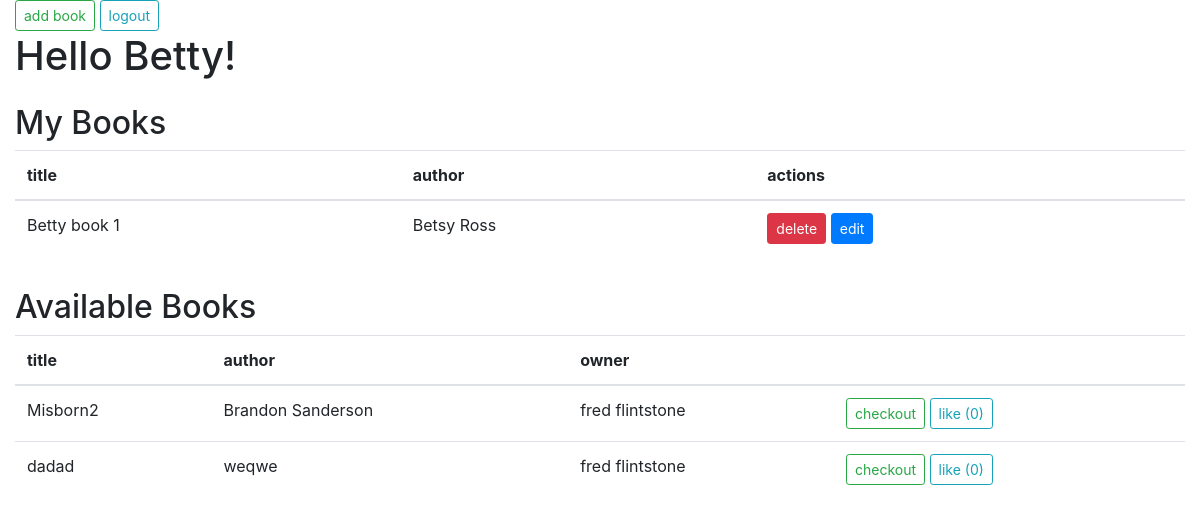
The app's page /exchange/ (signed in), older data.
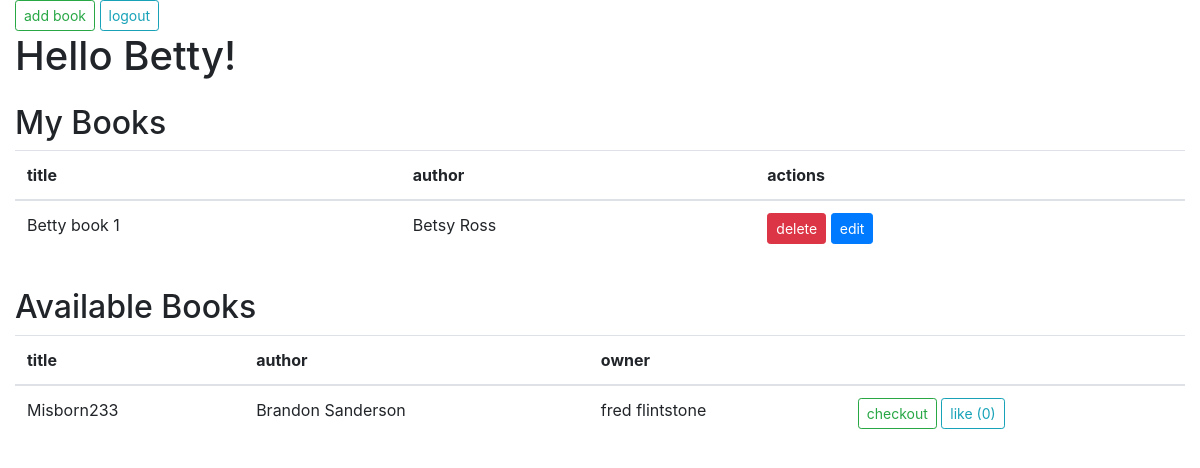
The same page, newer data.
### book_manager/models.py (models this page shows, shortened)
class User(models.Model):
    created_at = models.DateTimeField(auto_now_add=True)
    updated_at = models.DateTimeField(auto_now=True)
    first_name = models.CharField(max_length=45)
    last_name = models.CharField(max_length=45)
    email = models.EmailField(unique=True)
    password = models.CharField(max_length=255)
    objects = UserManager()

class Book(models.Model):
    created_at = models.DateTimeField(auto_now_add=True)
    updated_at = models.DateTimeField(auto_now=True)
    title = models.CharField(max_length=100)  # options: blank, null, default
    author = models.CharField(max_length=100)
    objects = BookManager()
    owner = models.ForeignKey('User', on_delete=models.CASCADE, related_name='my_books', null=True)  # in the dB, this stores the ID of the User
    checked_out_to = models.ForeignKey('User', on_delete=models.SET_NULL, null=True, default=None)  # None == null
    likes = models.ManyToManyField('User', related_name='books')

### book_manager/views.py (the view)
# urls.py: path('exchange/', exchange_view, name='exchange'),
def exchange_view(request):
    user = None if 'user_id' not in request.session else User.objects.get(id=request.session['user_id'])
    if not user:  # if not, return to index
        return redirect('index')
    available_books = Book.objects.all().exclude(owner=user).exclude(checked_out_to__isnull=False)
    borrowed_books = Book.objects.filter(checked_out_to=user)
    return render(request, 'exchange_index_api.html', {
        'user': user,
        'my_books': json.dumps(json.loads(serializers.serialize('json', user.my_books.all()))),
        'available_books': available_books,
        'borrowed_books': borrowed_books
    })

### book_manager/templates/exchange_index_api.html (shortened to what this page needs)
{% load static %}
<!DOCTYPE html>
<html lang="en">
<head>
    <link rel='stylesheet' href="{% static 'css/style.css' %}">
    <link rel="stylesheet" href="https://stackpath.bootstrapcdn.com/bootstrap/4.1.3/css/bootstrap.min.css">
</head>
<body>
    <div class="container-fluid">
        <div class="row">
            <div class="col-12">
                <button class="btn btn-sm btn-outline-success add_btn">add book</button>
                <a class="btn btn-sm btn-outline-info mlw-2" href="{% url 'logout' %}">logout</a>
            </div>
        </div>
        <div class="row">
            <div class="col-12">
            </div>
        </div>
        <div class="row">
            <div class="col-12">
                <h1>
                    Hello {{ user.first_name }}!
                </h1>
            </div>
        </div>
        <div class="row mt-3">
            <div class="col-12">
                <h2>My Books</h2>
                <table class="table">
                    <thead>
                        <tr>
                            <th>title</th>
                            <th>author</th>
                            <th>actions</th>
                        </tr>
                    </thead>
                    <tbody id="my_books_list"></tbody>
                </table>
            </div>
        </div>
        <div class="row mt-3">
            <div class="col-12">
                <h2>Available Books</h2>
                <table class="table">
                    <thead>
                        <tr>
                            <th>title</th>
                            <th>author</th>
                            <th>owner</th>
                            <th></th>
                        </tr>
                    </thead>
                    <tbody>
                        {% for book in available_books %}
                            <tr>
                                <td>{{ book.title }}</td>
                                <td>{{ book.author }}</td>
                                <td>{{ book.owner.first_name }} {{ book.owner.last_name }}</td>
                                <td>
                                    <a class="btn btn-sm btn-outline-success" href="{% url 'checkout' book_id=book.id %}">checkout</a>
                                    <a class="btn btn-sm btn-outline-info"
                                       href="{% url 'like' book_id=book.id %}"
                                       >
                                        {% if user in book.likes.all %}
                                            unlike
                                        {% else %}
                                            like
                                        {% endif %}
                                        ({{ book.likes.count }})
                                    </a>
                                </td>
                            </tr>
                        {% endfor %}
                    </tbody>
                </table>
            </div>
        </div>
    </div>
</body>
</html>

### book_manager/static/css/style.css (style rules this page uses)
body { font-size: 1.2em; }

Row changes from the older to the newer data that the page shows:
removed Book: title "dadad", author "weqwe", owner.first_name "fred", owner.last_name "flintstone", shows "like", likes.count "0"
changed Book "Brandon Sanderson": title "Misborn2" → "Misborn233"
